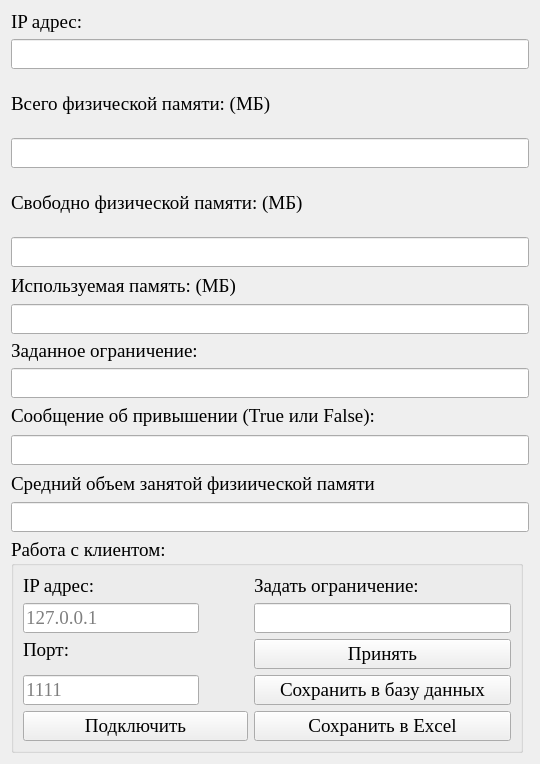
<?xml version="1.0" encoding="UTF-8"?>
<ui version="4.0">
 <class>Maneger</class>
 <widget class="QWidget" name="Maneger">
  <property name="geometry">
   <rect>
    <x>0</x>
    <y>0</y>
    <width>540</width>
    <height>764</height>
   </rect>
  </property>
  <property name="minimumSize">
   <size>
    <width>0</width>
    <height>0</height>
   </size>
  </property>
  <property name="maximumSize">
   <size>
    <width>1000000</width>
    <height>10000</height>
   </size>
  </property>
  <property name="windowTitle">
   <string>Окно управления</string>
  </property>
  <layout class="QGridLayout" name="gridLayout">
   <item row="10" column="0">
    <widget class="QLabel" name="label">
     <property name="sizePolicy">
      <sizepolicy hsizetype="Expanding" vsizetype="Fixed">
       <horstretch>0</horstretch>
       <verstretch>0</verstretch>
      </sizepolicy>
     </property>
     <property name="maximumSize">
      <size>
       <width>1000</width>
       <height>25</height>
      </size>
     </property>
     <property name="font">
      <font>
       <family>Times New Roman</family>
       <pointsize>14</pointsize>
      </font>
     </property>
     <property name="focusPolicy">
      <enum>Qt::StrongFocus</enum>
     </property>
     <property name="text">
      <string>Сообщение об привышении (True или False):</string>
     </property>
    </widget>
   </item>
   <item row="11" column="0" colspan="2">
    <widget class="QLineEdit" name="lineEdit">
     <property name="font">
      <font>
       <family>Times New Roman</family>
       <pointsize>14</pointsize>
      </font>
     </property>
     <property name="readOnly">
      <bool>true</bool>
     </property>
    </widget>
   </item>
   <item row="7" column="0" colspan="2">
    <widget class="QLineEdit" name="lineEdit_2">
     <property name="font">
      <font>
       <family>Times New Roman</family>
       <pointsize>14</pointsize>
      </font>
     </property>
     <property name="readOnly">
      <bool>true</bool>
     </property>
    </widget>
   </item>
   <item row="6" column="0">
    <widget class="QLabel" name="label_4">
     <property name="maximumSize">
      <size>
       <width>16777215</width>
       <height>25</height>
      </size>
     </property>
     <property name="font">
      <font>
       <family>Times New Roman</family>
       <pointsize>14</pointsize>
      </font>
     </property>
     <property name="text">
      <string>Используемая память: (МБ)</string>
     </property>
    </widget>
   </item>
   <item row="13" column="0" colspan="2">
    <widget class="QLineEdit" name="lineEdit_4">
     <property name="font">
      <font>
       <family>Times New Roman</family>
       <pointsize>14</pointsize>
      </font>
     </property>
     <property name="readOnly">
      <bool>true</bool>
     </property>
    </widget>
   </item>
   <item row="9" column="0" colspan="2">
    <widget class="QLineEdit" name="lineEdit_3">
     <property name="sizePolicy">
      <sizepolicy hsizetype="Expanding" vsizetype="Fixed">
       <horstretch>0</horstretch>
       <verstretch>0</verstretch>
      </sizepolicy>
     </property>
     <property name="font">
      <font>
       <family>Times New Roman</family>
       <pointsize>14</pointsize>
      </font>
     </property>
     <property name="readOnly">
      <bool>true</bool>
     </property>
    </widget>
   </item>
   <item row="2" column="0">
    <widget class="QLabel" name="label_9">
     <property name="font">
      <font>
       <family>Times New Roman</family>
       <pointsize>14</pointsize>
      </font>
     </property>
     <property name="text">
      <string>Всего физической памяти: (МБ)</string>
     </property>
    </widget>
   </item>
   <item row="12" column="0">
    <widget class="QLabel" name="label_5">
     <property name="maximumSize">
      <size>
       <width>16777215</width>
       <height>25</height>
      </size>
     </property>
     <property name="font">
      <font>
       <family>Times New Roman</family>
       <pointsize>14</pointsize>
      </font>
     </property>
     <property name="text">
      <string>Средний объем занятой физиической памяти</string>
     </property>
    </widget>
   </item>
   <item row="0" column="0" colspan="2">
    <widget class="QLabel" name="label_2">
     <property name="sizePolicy">
      <sizepolicy hsizetype="Expanding" vsizetype="Maximum">
       <horstretch>0</horstretch>
       <verstretch>0</verstretch>
      </sizepolicy>
     </property>
     <property name="font">
      <font>
       <family>Times New Roman</family>
       <pointsize>14</pointsize>
      </font>
     </property>
     <property name="text">
      <string>IP адрес:</string>
     </property>
    </widget>
   </item>
   <item row="1" column="0" colspan="2">
    <widget class="QLineEdit" name="lineEdit_5">
     <property name="font">
      <font>
       <family>Times New Roman</family>
       <pointsize>14</pointsize>
      </font>
     </property>
     <property name="readOnly">
      <bool>true</bool>
     </property>
    </widget>
   </item>
   <item row="8" column="0">
    <widget class="QLabel" name="label_3">
     <property name="sizePolicy">
      <sizepolicy hsizetype="Expanding" vsizetype="Maximum">
       <horstretch>0</horstretch>
       <verstretch>0</verstretch>
      </sizepolicy>
     </property>
     <property name="font">
      <font>
       <family>Times New Roman</family>
       <pointsize>14</pointsize>
      </font>
     </property>
     <property name="text">
      <string>Заданное ограничение: </string>
     </property>
    </widget>
   </item>
   <item row="14" column="0">
    <widget class="QGroupBox" name="groupBox">
     <property name="font">
      <font>
       <family>Times New Roman</family>
       <pointsize>14</pointsize>
      </font>
     </property>
     <property name="title">
      <string>Работа с клиентом:</string>
     </property>
     <layout class="QFormLayout" name="formLayout">
      <item row="0" column="0">
       <widget class="QLabel" name="label_6">
        <property name="sizePolicy">
         <sizepolicy hsizetype="Expanding" vsizetype="Maximum">
          <horstretch>0</horstretch>
          <verstretch>0</verstretch>
         </sizepolicy>
        </property>
        <property name="font">
         <font>
          <family>Times New Roman</family>
          <pointsize>14</pointsize>
         </font>
        </property>
        <property name="text">
         <string>IP адрес:</string>
        </property>
       </widget>
      </item>
      <item row="0" column="1">
       <widget class="QLabel" name="label_8">
        <property name="sizePolicy">
         <sizepolicy hsizetype="Expanding" vsizetype="Maximum">
          <horstretch>0</horstretch>
          <verstretch>0</verstretch>
         </sizepolicy>
        </property>
        <property name="font">
         <font>
          <family>Times New Roman</family>
          <pointsize>14</pointsize>
         </font>
        </property>
        <property name="text">
         <string>Задать ограничение:</string>
        </property>
       </widget>
      </item>
      <item row="1" column="0">
       <widget class="QLineEdit" name="lineEdit_6">
        <property name="font">
         <font>
          <family>Times New Roman</family>
          <pointsize>14</pointsize>
         </font>
        </property>
        <property name="placeholderText">
         <string>127.0.0.1</string>
        </property>
       </widget>
      </item>
      <item row="1" column="1">
       <widget class="QLineEdit" name="lineEdit_8">
        <property name="font">
         <font>
          <family>Times New Roman</family>
          <pointsize>14</pointsize>
         </font>
        </property>
       </widget>
      </item>
      <item row="2" column="0">
       <widget class="QLabel" name="label_7">
        <property name="sizePolicy">
         <sizepolicy hsizetype="Expanding" vsizetype="Maximum">
          <horstretch>0</horstretch>
          <verstretch>0</verstretch>
         </sizepolicy>
        </property>
        <property name="font">
         <font>
          <family>Times New Roman</family>
          <pointsize>14</pointsize>
         </font>
        </property>
        <property name="text">
         <string>Порт:</string>
        </property>
       </widget>
      </item>
      <item row="2" column="1">
       <widget class="QPushButton" name="pushButton_2">
        <property name="font">
         <font>
          <family>Times New Roman</family>
          <pointsize>14</pointsize>
         </font>
        </property>
        <property name="text">
         <string>Принять</string>
        </property>
       </widget>
      </item>
      <item row="3" column="0">
       <widget class="QLineEdit" name="lineEdit_7">
        <property name="font">
         <font>
          <family>Times New Roman</family>
          <pointsize>14</pointsize>
         </font>
        </property>
        <property name="placeholderText">
         <string>1111</string>
        </property>
       </widget>
      </item>
      <item row="4" column="0">
       <widget class="QPushButton" name="pushButton">
        <property name="minimumSize">
         <size>
          <width>225</width>
          <height>0</height>
         </size>
        </property>
        <property name="maximumSize">
         <size>
          <width>10000</width>
          <height>16777215</height>
         </size>
        </property>
        <property name="font">
         <font>
          <family>Times New Roman</family>
          <pointsize>14</pointsize>
         </font>
        </property>
        <property name="text">
         <string>Подключить</string>
        </property>
       </widget>
      </item>
      <item row="3" column="1">
       <widget class="QPushButton" name="pushButton_3">
        <property name="text">
         <string>Сохранить в базу данных</string>
        </property>
       </widget>
      </item>
      <item row="4" column="1">
       <widget class="QPushButton" name="pushButton_4">
        <property name="text">
         <string>Сохранить в Excel</string>
        </property>
       </widget>
      </item>
     </layout>
    </widget>
   </item>
   <item row="4" column="0">
    <widget class="QLabel" name="label_10">
     <property name="font">
      <font>
       <family>Times New Roman</family>
       <pointsize>14</pointsize>
      </font>
     </property>
     <property name="text">
      <string>Свободно физической памяти: (МБ)</string>
     </property>
    </widget>
   </item>
   <item row="3" column="0" colspan="2">
    <widget class="QLineEdit" name="lineEdit_9">
     <property name="font">
      <font>
       <family>Times New Roman</family>
       <pointsize>14</pointsize>
      </font>
     </property>
     <property name="readOnly">
      <bool>true</bool>
     </property>
    </widget>
   </item>
   <item row="5" column="0" colspan="2">
    <widget class="QLineEdit" name="lineEdit_10">
     <property name="font">
      <font>
       <family>Times New Roman</family>
       <pointsize>14</pointsize>
      </font>
     </property>
     <property name="readOnly">
      <bool>true</bool>
     </property>
    </widget>
   </item>
  </layout>
 </widget>
 <tabstops>
  <tabstop>lineEdit_6</tabstop>
  <tabstop>lineEdit_7</tabstop>
  <tabstop>lineEdit_8</tabstop>
  <tabstop>lineEdit_4</tabstop>
  <tabstop>lineEdit_3</tabstop>
  <tabstop>lineEdit_5</tabstop>
  <tabstop>lineEdit_9</tabstop>
  <tabstop>lineEdit_10</tabstop>
  <tabstop>label</tabstop>
  <tabstop>lineEdit_2</tabstop>
  <tabstop>pushButton_2</tabstop>
  <tabstop>lineEdit</tabstop>
  <tabstop>pushButton</tabstop>
  <tabstop>pushButton_3</tabstop>
  <tabstop>pushButton_4</tabstop>
 </tabstops>
 <resources/>
 <connections/>
</ui>
